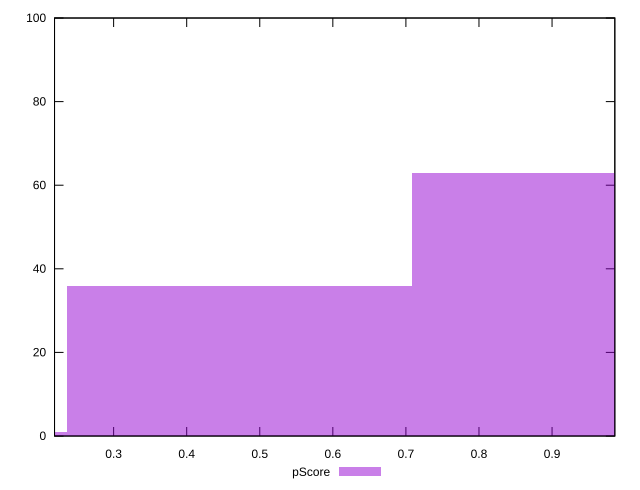

The gnuplot source for this figure:
reset

$pScore <<EOF
0.943618888444285 63
0.4718094442221425 36
0 1
EOF

set key outside below
set boxwidth 0.4718094442221425
set xrange [0.21913368663471666:0.9859087356930933]
set yrange [0:100]
set trange [0:100]
set style fill transparent solid 0.5 noborder
set terminal svg size 640, 490 enhanced background rgb 'white'
set output "report_00014_2021-02-09T15:56:05.503Z/mainthread-work-breakdown/samples/pages+cached+noadtech/pScore/histogram.svg"

plot $pScore title "pScore" with boxes

reset
